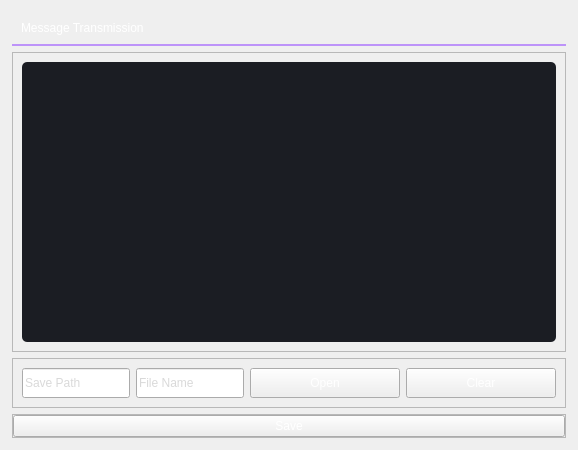
                     <widget class="QWidget" name="msgRecv">
                      <layout class="QVBoxLayout" name="verticalLayout_9">
                       <property name="leftMargin">
                        <number>12</number>
                       </property>
                       <property name="topMargin">
                        <number>12</number>
                       </property>
                       <property name="rightMargin">
                        <number>12</number>
                       </property>
                       <property name="bottomMargin">
                        <number>12</number>
                       </property>
                       <item>
                        <widget class="QFrame" name="frame_2">
                         <property name="maximumSize">
                          <size>
                           <width>16777215</width>
                           <height>46</height>
                          </size>
                         </property>
                         <property name="styleSheet">
                          <string notr="true">#frame_2 QLabel{
	font:600 14pt &quot;微软雅黑&quot;;
	color:rgb(255,255,255);
}

#frame_2 {
	border-bottom-width:2 px;
	border-bottom-color: rgb(189, 147, 249);
	border-style:solid;
}
</string>
                         </property>
                         <property name="frameShape">
                          <enum>QFrame::Shape::StyledPanel</enum>
                         </property>
                         <property name="frameShadow">
                          <enum>QFrame::Shadow::Raised</enum>
                         </property>
                         <layout class="QVBoxLayout" name="verticalLayout_13">
                          <item>
                           <widget class="QLabel" name="label">
                            <property name="styleSheet">
                             <string notr="true"># label{
	font:600 14pt &quot;微软雅黑&quot;;
	color:rgb(255,255,255);
}
</string>
                            </property>
                            <property name="text">
                             <string>Message Transmission</string>
                            </property>
                           </widget>
                          </item>
                         </layout>
                        </widget>
                       </item>
                       <item>
                        <widget class="QFrame" name="imageDisplayFrame">
                         <property name="minimumSize">
                          <size>
                           <width>0</width>
                           <height>300</height>
                          </size>
                         </property>
                         <property name="styleSheet">
                          <string notr="true">#imageDisplayFrame QLabel {
	border-radius: 5px;
	color: rgb(255, 255, 255);
	background-color: rgb(52, 59, 72);
	font: 700 12pt &quot;微软雅黑&quot;;
}</string>
                         </property>
                         <property name="frameShape">
                          <enum>QFrame::Shape::StyledPanel</enum>
                         </property>
                         <property name="frameShadow">
                          <enum>QFrame::Shadow::Raised</enum>
                         </property>
                         <layout class="QVBoxLayout" name="verticalLayout_11">
                          <item>
                           <widget class="QTextEdit" name="messageRecv">
                            <property name="styleSheet">
                             <string notr="true">    QTextEdit {
        background-color: rgb(27, 29, 35);
        border-radius: 5px;
        padding: 10px;
        selection-color: rgb(255, 255, 255);
        selection-background-color: rgb(255, 121, 198);
        color: white;
        font-size: 10pt;
        font-family: &quot;Segoe UI&quot;, &quot;Microsoft YaHei UI&quot;;
    }
    QTextEdit:hover {
        border: 2px solid rgb(64, 71, 88);
    }
    QTextEdit:focus {
        border: 2px solid rgb(91, 101, 124);
    }

    QTextEdit QScrollBar:vertical {
        width: 8px;
    }
    QTextEdit QScrollBar:horizontal {
        height: 8px;
    }</string>
                            </property>
                            <property name="readOnly">
                             <bool>true</bool>
                            </property>
                            <property name="html">
                             <string>&lt;!DOCTYPE HTML PUBLIC &quot;-//W3C//DTD HTML 4.0//EN&quot; &quot;http://www.w3.org/TR/REC-html40/strict.dtd&quot;&gt;
&lt;html&gt;&lt;head&gt;&lt;meta name=&quot;qrichtext&quot; content=&quot;1&quot; /&gt;&lt;meta charset=&quot;utf-8&quot; /&gt;&lt;style type=&quot;text/css&quot;&gt;
p, li { white-space: pre-wrap; }
hr { height: 1px; border-width: 0; }
li.unchecked::marker { content: &quot;\2610&quot;; }
li.checked::marker { content: &quot;\2612&quot;; }
&lt;/style&gt;&lt;/head&gt;&lt;body style=&quot; font-family:'Segoe UI','Microsoft YaHei UI'; font-size:10pt; font-weight:400; font-style:normal;&quot;&gt;
&lt;p style=&quot;-qt-paragraph-type:empty; margin-top:0px; margin-bottom:0px; margin-left:0px; margin-right:0px; -qt-block-indent:0; text-indent:0px;&quot;&gt;&lt;br /&gt;&lt;/p&gt;&lt;/body&gt;&lt;/html&gt;</string>
                            </property>
                           </widget>
                          </item>
                         </layout>
                        </widget>
                       </item>
                       <item>
                        <widget class="QFrame" name="chooseFileFrame">
                         <property name="maximumSize">
                          <size>
                           <width>16777215</width>
                           <height>60</height>
                          </size>
                         </property>
                         <property name="frameShape">
                          <enum>QFrame::Shape::StyledPanel</enum>
                         </property>
                         <property name="frameShadow">
                          <enum>QFrame::Shadow::Raised</enum>
                         </property>
                         <layout class="QHBoxLayout" name="horizontalLayout_9">
                          <item>
                           <widget class="QLineEdit" name="msgSavePath">
                            <property name="minimumSize">
                             <size>
                              <width>0</width>
                              <height>30</height>
                             </size>
                            </property>
                            <property name="styleSheet">
                             <string notr="true">color: rgb(217, 217, 217);</string>
                            </property>
                            <property name="text">
                             <string>Save Path</string>
                            </property>
                            <property name="readOnly">
                             <bool>true</bool>
                            </property>
                            <property name="placeholderText">
                             <string>消息保存路径</string>
                            </property>
                           </widget>
                          </item>
                          <item>
                           <widget class="QLineEdit" name="msgSaveName">
                            <property name="minimumSize">
                             <size>
                              <width>0</width>
                              <height>30</height>
                             </size>
                            </property>
                            <property name="styleSheet">
                             <string notr="true">color: rgb(217, 217, 217);</string>
                            </property>
                            <property name="text">
                             <string>File Name</string>
                            </property>
                            <property name="readOnly">
                             <bool>false</bool>
                            </property>
                            <property name="placeholderText">
                             <string>文件名</string>
                            </property>
                           </widget>
                          </item>
                          <item>
                           <widget class="QPushButton" name="fileOpenBtn">
                            <property name="minimumSize">
                             <size>
                              <width>150</width>
                              <height>30</height>
                             </size>
                            </property>
                            <property name="styleSheet">
                             <string notr="true">font: 700 10pt &quot;微软雅黑&quot;;
color: rgb(255, 255, 255);</string>
                            </property>
                            <property name="text">
                             <string>Open</string>
                            </property>
                            <property name="icon">
                             <iconset resource="resource.qrc">
                              <normaloff>:/icons/images/icons/cil-folder-open.png</normaloff>:/icons/images/icons/cil-folder-open.png</iconset>
                            </property>
                           </widget>
                          </item>
                          <item>
                           <widget class="QPushButton" name="clearBtn">
                            <property name="minimumSize">
                             <size>
                              <width>150</width>
                              <height>30</height>
                             </size>
                            </property>
                            <property name="styleSheet">
                             <string notr="true">font: 700 10pt &quot;微软雅黑&quot;;
color: rgb(255, 255, 255);</string>
                            </property>
                            <property name="text">
                             <string>Clear</string>
                            </property>
                            <property name="icon">
                             <iconset resource="resource.qrc">
                              <normaloff>:/icons/images/icons/cil-loop.png</normaloff>:/icons/images/icons/cil-loop.png</iconset>
                            </property>
                           </widget>
                          </item>
                         </layout>
                        </widget>
                       </item>
                       <item>
                        <widget class="QFrame" name="imageSaveFrame">
                         <property name="maximumSize">
                          <size>
                           <width>16777215</width>
                           <height>25</height>
                          </size>
                         </property>
                         <property name="frameShape">
                          <enum>QFrame::Shape::StyledPanel</enum>
                         </property>
                         <property name="frameShadow">
                          <enum>QFrame::Shadow::Raised</enum>
                         </property>
                         <layout class="QVBoxLayout" name="verticalLayout_10">
                          <property name="spacing">
                           <number>0</number>
                          </property>
                          <property name="leftMargin">
                           <number>0</number>
                          </property>
                          <property name="topMargin">
                           <number>0</number>
                          </property>
                          <property name="rightMargin">
                           <number>0</number>
                          </property>
                          <property name="bottomMargin">
                           <number>0</number>
                          </property>
                          <item>
                           <widget class="QPushButton" name="msgSaveBtn">
                            <property name="sizePolicy">
                             <sizepolicy hsizetype="Minimum" vsizetype="Minimum">
                              <horstretch>0</horstretch>
                              <verstretch>0</verstretch>
                             </sizepolicy>
                            </property>
                            <property name="styleSheet">
                             <string notr="true">font: 700 10pt &quot;微软雅黑&quot;;
color: rgb(255, 255, 255);</string>
                            </property>
                            <property name="text">
                             <string>Save</string>
                            </property>
                            <property name="icon">
                             <iconset resource="resource.qrc">
                              <normaloff>:/icons/images/icons/cil-save.png</normaloff>:/icons/images/icons/cil-save.png</iconset>
                            </property>
                           </widget>
                          </item>
                         </layout>
                        </widget>
                       </item>
                      </layout>
                     </widget>
